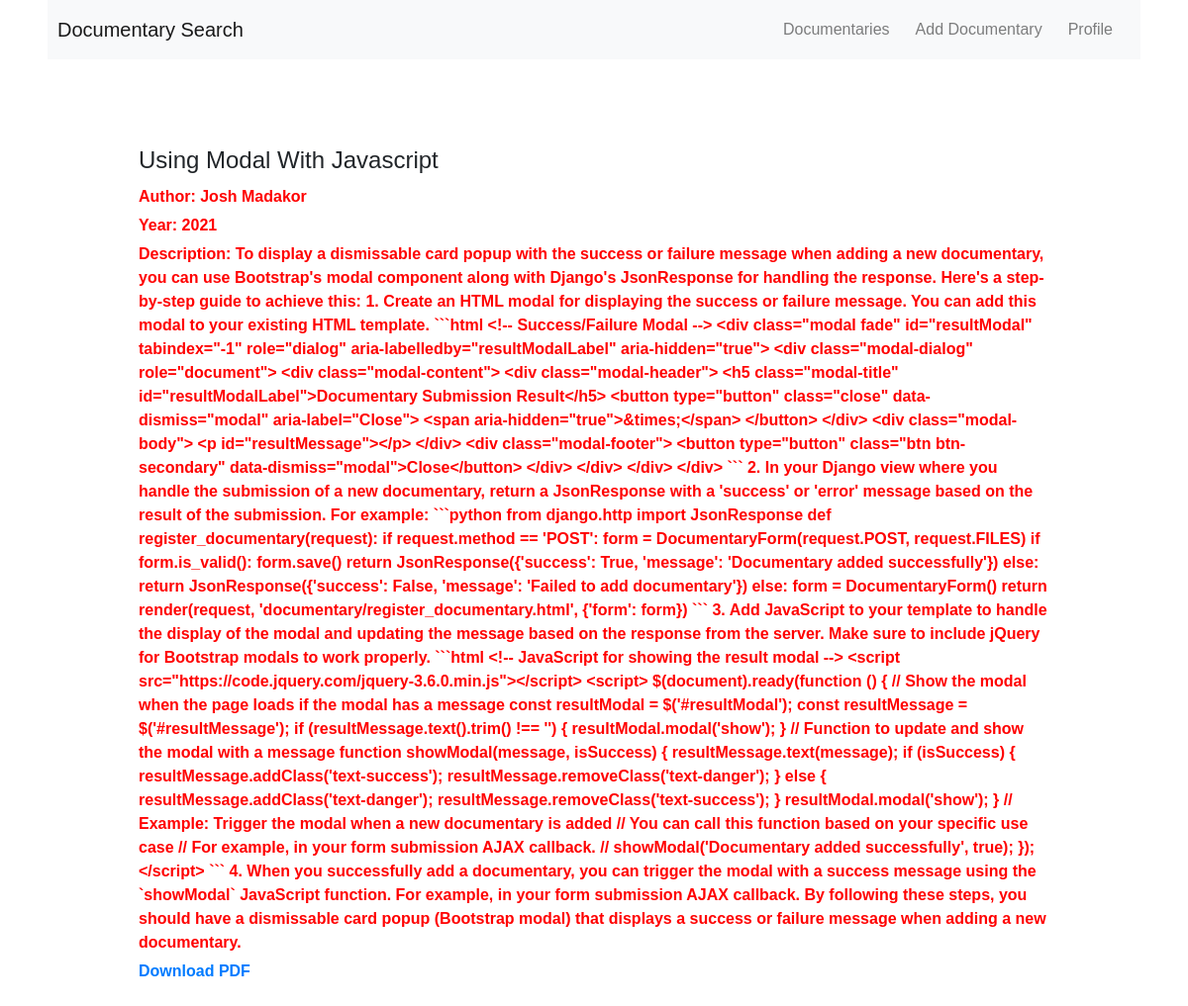
/documentary/3/ (signed in), run on the app's committed database.
### documentary/models.py (models this page shows, shortened)
class Documentary(models.Model):
    title = models.CharField(max_length=100)
    description = models.TextField()
    author = models.CharField(max_length=100)
    year = models.IntegerField()
    pdf = models.FileField(upload_to='documents/')
    class Meta:
        ordering = ['-id']

### documentary/views.py (the view)
# urls.py: path('documentary/<int:documentary_id>/', documentary_details, name='documentary_details'),
@login_required
def documentary_details(request, documentary_id):
    documentary = get_object_or_404(Documentary, pk=documentary_id)
    comments = documentary.comments.all()
    if request.method == 'POST':
        if request.headers.get('X-Requested-With') == 'XMLHttpRequest':
            comment_form = CommentForm(request.POST)
            if comment_form.is_valid():
                comment = comment_form.save(commit=False)
                comment.documentary = documentary
                comment.user = request.user
                comment.save()
                return JsonResponse({'success': True})
            else:
                return JsonResponse({'success': False, 'errors': comment_form.errors})
        else:
            comment_form = CommentForm(request.POST)
            reply_form = ReplyForm()
            if comment_form.is_valid():
                comment = comment_form.save(commit=False)
                comment.documentary = documentary
                comment.user = request.user
                comment.save()
                return redirect('documentary_details', pk=pk)
    else:
        comment_form = CommentForm()
        reply_form = ReplyForm()
    context = {
        'documentary': documentary,
        'comments': comments,
        'comment_form': comment_form,
        'reply_form': reply_form,
    }
    return render(request, 'documentary/documentary_details.html', context)

### templates/documentary/documentary_details.html (shortened to what this page needs)
{% extends 'base.html' %}
{% load static %}
{% block content %}
  <div class="documentary-details">
    <h3>{{ documentary.title }}</h3>
    <p>Author: {{ documentary.author }}</p>
    <p>Year: {{ documentary.year }}</p>
    <p>Description: {{ documentary.description }}</p>
    <p><a href="{{ documentary.pdf.url }}" target="_blank">Download PDF</a></p>
    <div id="pdf-container" style="height: 600px;"></div>
  </div>
{% endblock %}

### static/css/style.css (style rules this page uses)
body { font-family: Arial, sans-serif; margin: 0; padding: 0; }
p { margin-bottom: 10px; }
p { font-weight: bold; color: #f00; }
.documentary-details { margin-top: 20px; }
.documentary-details h3 { font-size: 24px; margin-bottom: 10px; }
.documentary-details p { margin-bottom: 5px; }

### data on the page
Documentary: title "Using Modal With Javascript", author "Josh Madakor", year "2021", description "To display a dismissable card popup with the success or failure message when adding a new documentary, you can use Bootstrap's modal component along with Django's JsonResponse for handling the response. Here's a step-by-step guide to achieve this: 1. Create an HTML modal for displaying the success or failure message. You can add this modal to your existing HTML template. ```html <!-- Success/Failure Modal --> <div class=\"modal fade\" id=\"resultModal\" tabindex=\"-1\" role=\"dialog\" aria-labelledby=\"resultModalLabel\" aria-hidden=\"true\"> <div class=\"modal-dialog\" role=\"document\"> <div class=\"modal-content\"> <div class=\"modal-header\"> <h5 class=\"modal-title\" id=\"resultModalLabel\">Documentary…"
